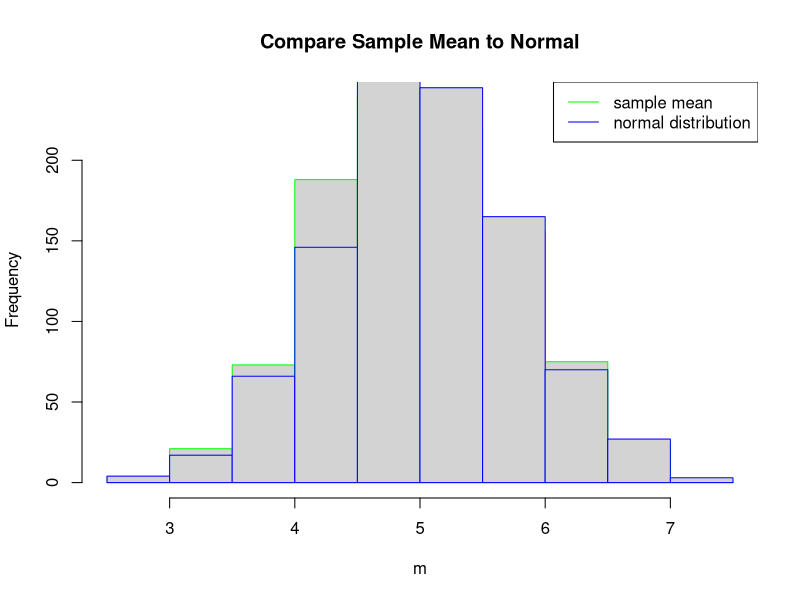

Generate this figure with R:
## ---- chunk 1
m = c()
v = c()
for(i in 1:1000){
    myRun <- rexp(40, 0.2)
    m[i] = mean(myRun)
    v[i] = var(myRun)
}
## ---- chunk 2
sm = mean(m)
tm = 1/0.2
sm
tm
## ---- chunk 3
t.test(x=m, mu=tm, alternative="two.sided")
## ---- chunk 4
sv = mean(v)
tv = (1/0.2)^2
sv
tv
## ---- chunk 5
t.test(x=v,mu=tv,alternative="two.sided")
## ---- chunk 6
s = sd(m)
p1 <- hist(m,border="green",main="Compare Sample Mean to Normal")
myNorm <- rnorm(1000,mean=5,sd=s)
p2 <- hist(myNorm,border="blue",add=T)
legend('topright',legend=c("sample mean","normal distribution"),lty=1,col=c("green","blue"))
